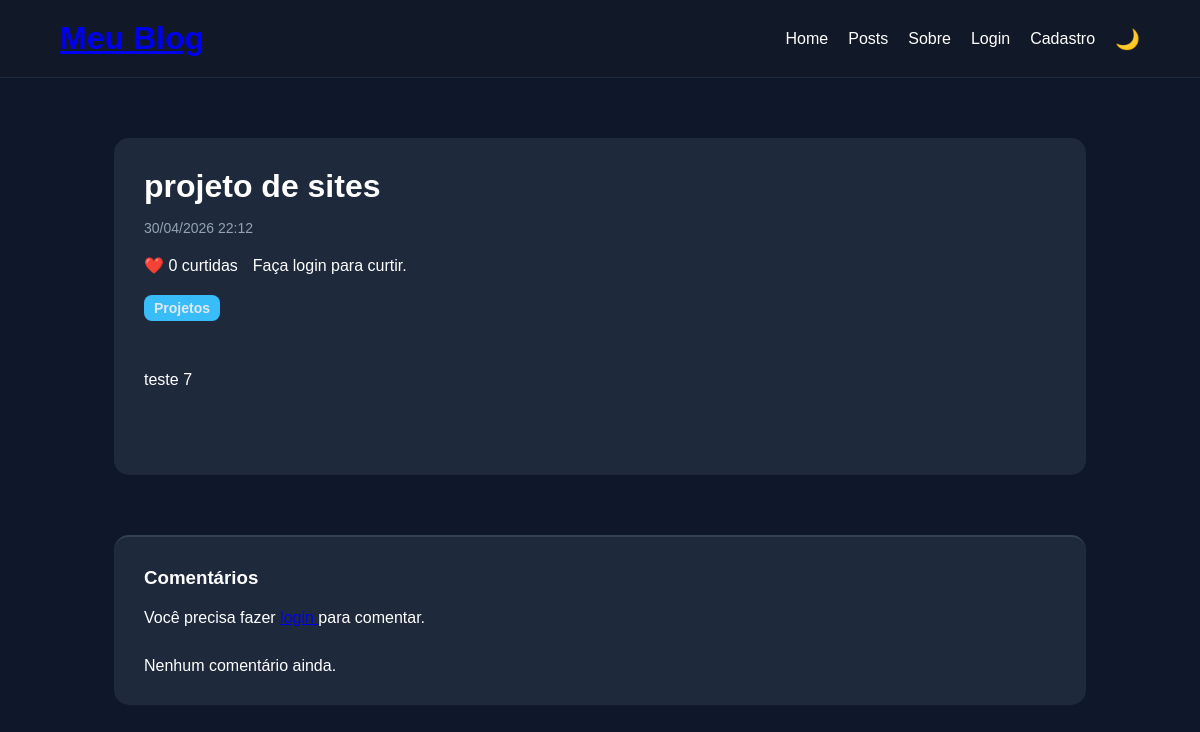
/post/projeto-de-sites/, run on an earlier commit of the app's database.
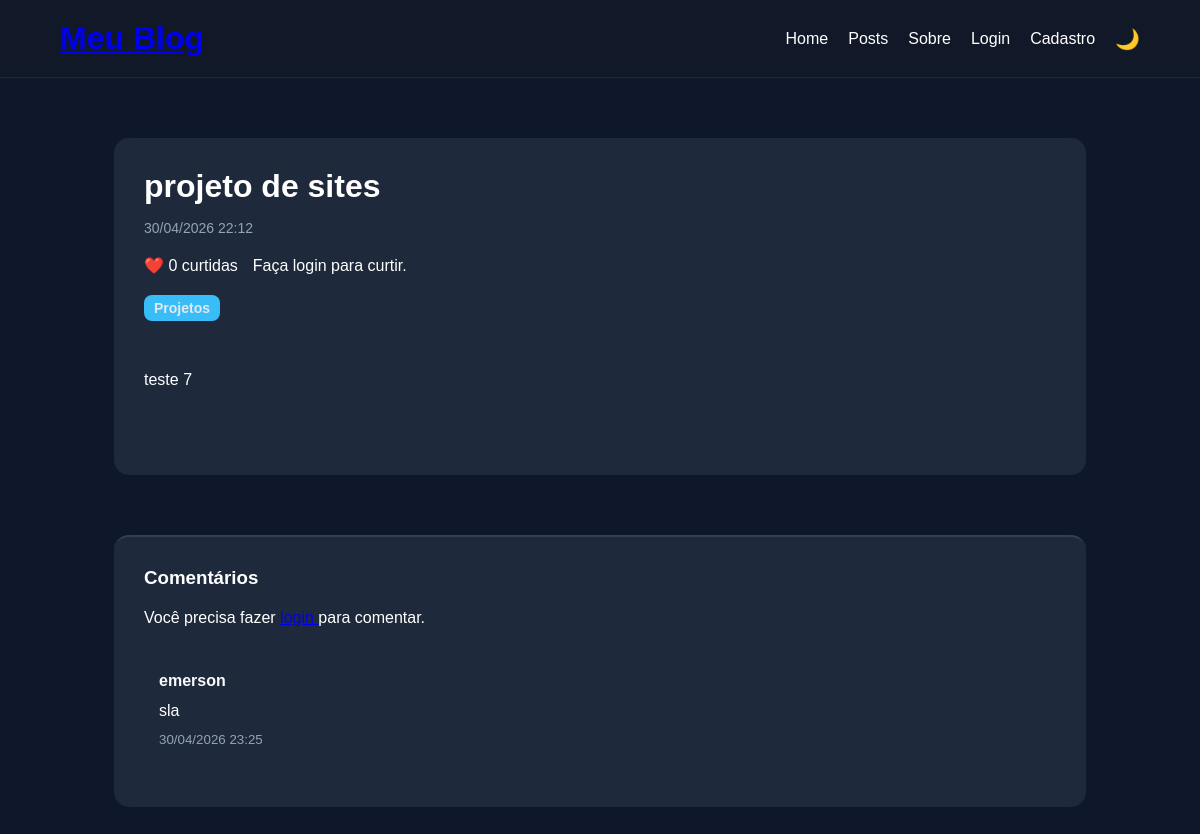
And on a later commit of the database.
### blog/models.py (models this page shows, shortened)
class Comment(models.Model):
    post = models.ForeignKey(
        Post,
        on_delete=models.CASCADE,
        related_name='comments'
    )
    usuario = models.ForeignKey(
        User,
        on_delete=models.CASCADE
    )
    texto = models.TextField()
    data_criacao = models.DateTimeField(
        auto_now_add=True
    )

### blog/views.py (the view, shortened to what this page needs)
def post_detail(request, slug):
    post = get_object_or_404(
        Post,
        slug=slug
    )
    comments = post.comments.order_by(
        '-data_criacao'
    )
    return render(
        request,
        'post_detail.html',
        {
            'post': post,
            'comments': comments
        }
    )

### blog/models.py (called while the page is built)
    def total_likes(self):
        return self.likes.count()

### blog/templates/post_detail.html (shortened to what this page needs)
{% extends 'base.html' %}
{% block content %}
<div class="container">
    <div class="post-detail">
        <h1>
            {{ post.titulo }}
        </h1>
        <p class="post-date">
            {{ post.data_criacao|date:"d/m/Y H:i" }}
        </p>
        <div class="likes">
            <p>
                ❤️ {{ post.total_likes }} curtidas
            </p>
            {% if user.is_authenticated %}
            <a href="{% url 'like_post' post.slug %}">
                {% if user in post.likes.all %}
                Descurtir
                {% else %}
                Curtir
                {% endif %}
            </a>
            {% else %}
            <p>
                Faça login para curtir.
            </p>
            {% endif %}
        </div>
        <a class="post-category" href="/posts/?categoria={{ post.categoria.nome }}">
            {{ post.categoria.nome }}
        </a>
        <div class="post-content">
            {{ post.conteudo }}
        </div>
    </div>
    <div class="comments-section">
        <h3>
            Comentários
        </h3>
        {% if user.is_authenticated %}
        <form method="POST">
            {% csrf_token %}
            <textarea name="texto" placeholder="Seu comentário" required></textarea>
            <button type="submit">
                Enviar
            </button>
        </form>
        {% else %}
        <p>
            Você precisa fazer
            <a href="/usuarios/login/">
            </a>
            para comentar.
        </p>
        {% endif %}
        <div class="comments">
            {% for comment in comments %}
            <div class="comment">
                <a class="comment-user" href="/usuarios/perfil/{{ comment.usuario.username }}/">
                    {{ comment.usuario.username }}
                </a>
                <p>
                    {{ comment.texto }}
                </p>
                <small>
                    {{ comment.data_criacao|date:"d/m/Y H:i" }}
                </small>
            </div>
            {% empty %}
            <p>
                Nenhum comentário ainda.
            </p>
            {% endfor %}
        </div>
    </div>
</div>
{% endblock %}

What changed in the data, as far as the page shows it:
added Comment: usuario.username "emerson", texto "sla", data_criacao "30/04/2026 23:25"
Also different on the page:
text no longer shown: "Nenhum comentário ainda."
